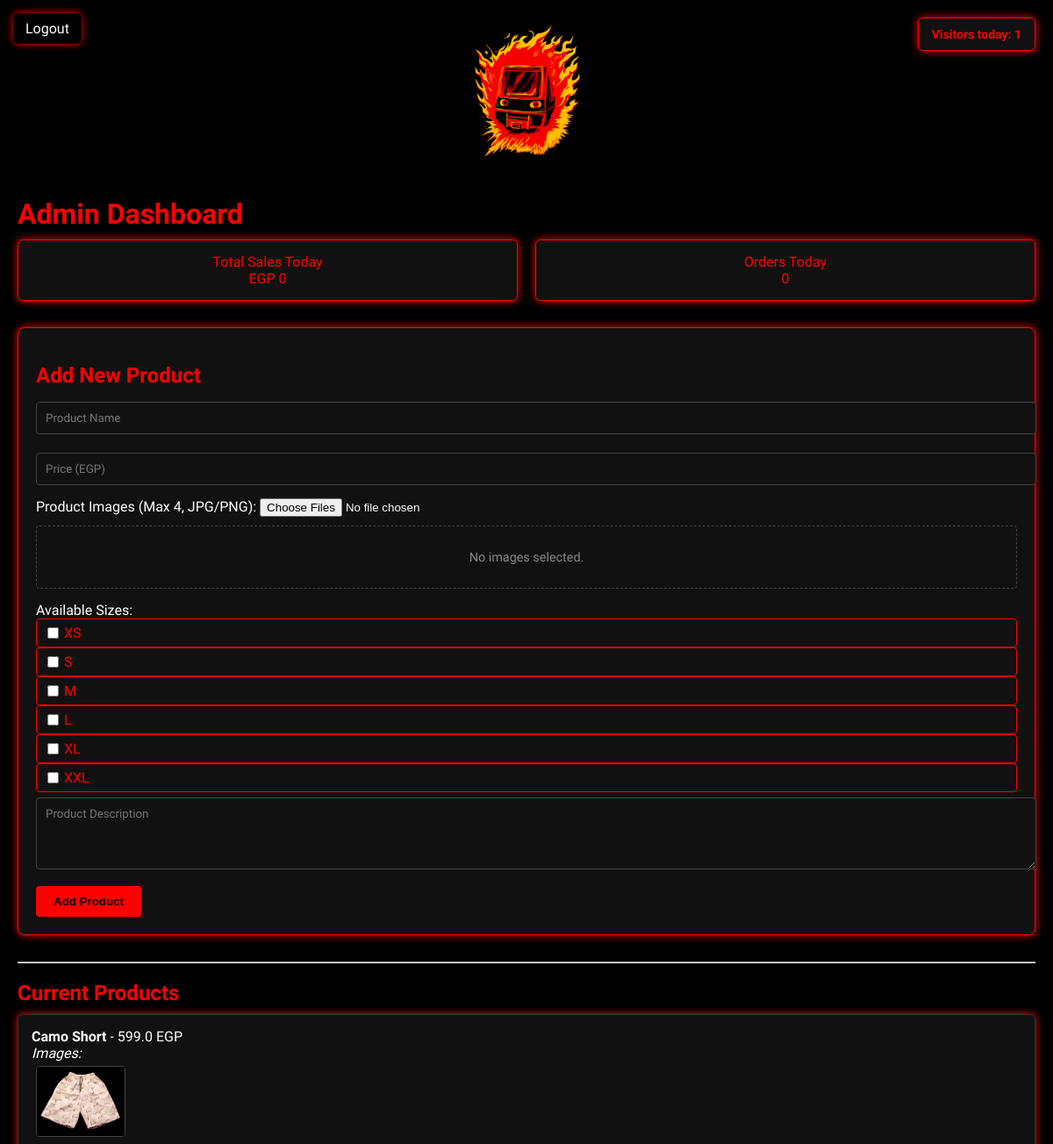
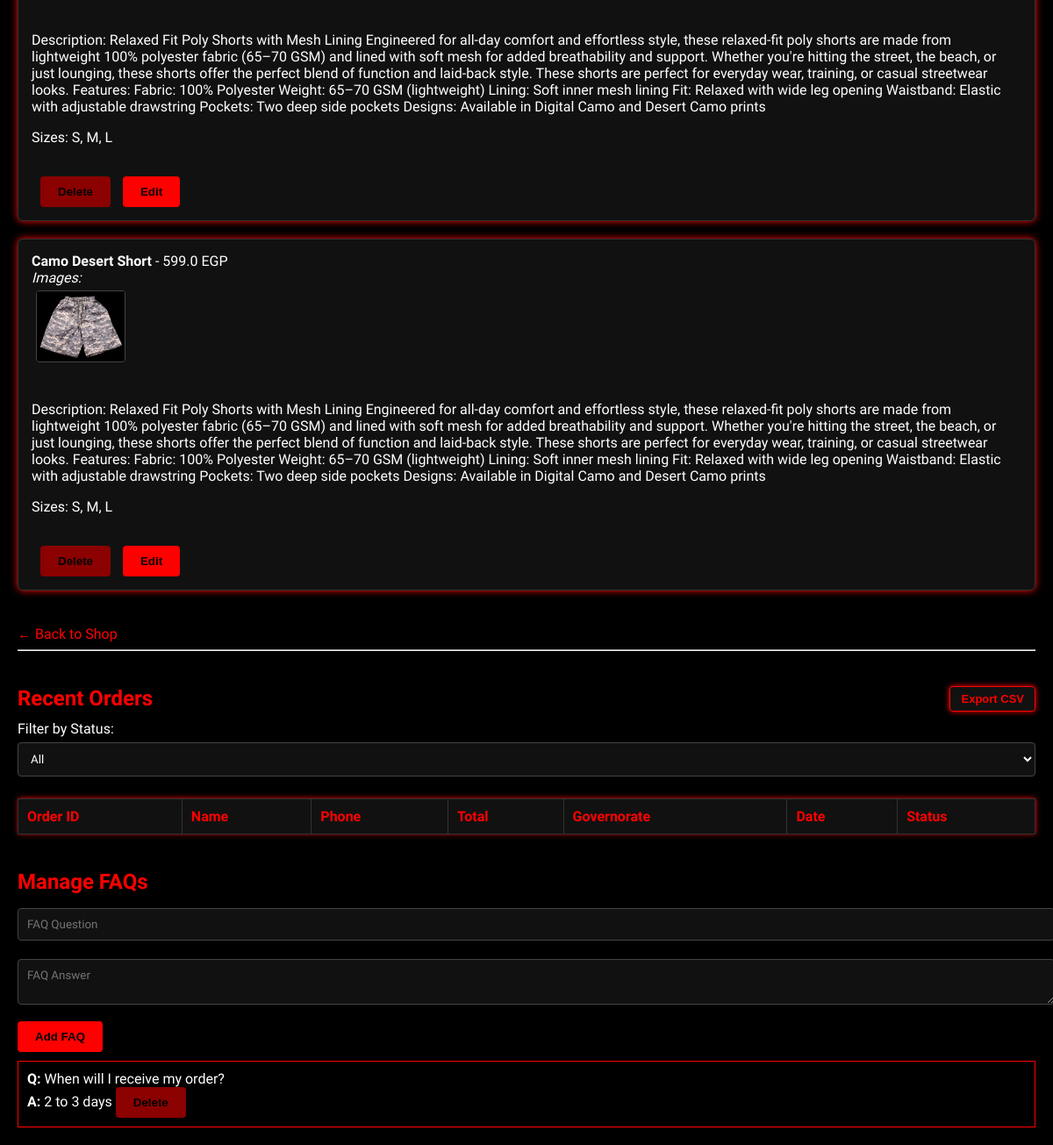
Before: /admin (signed in) with the older database file (2 pictures, top to bottom).
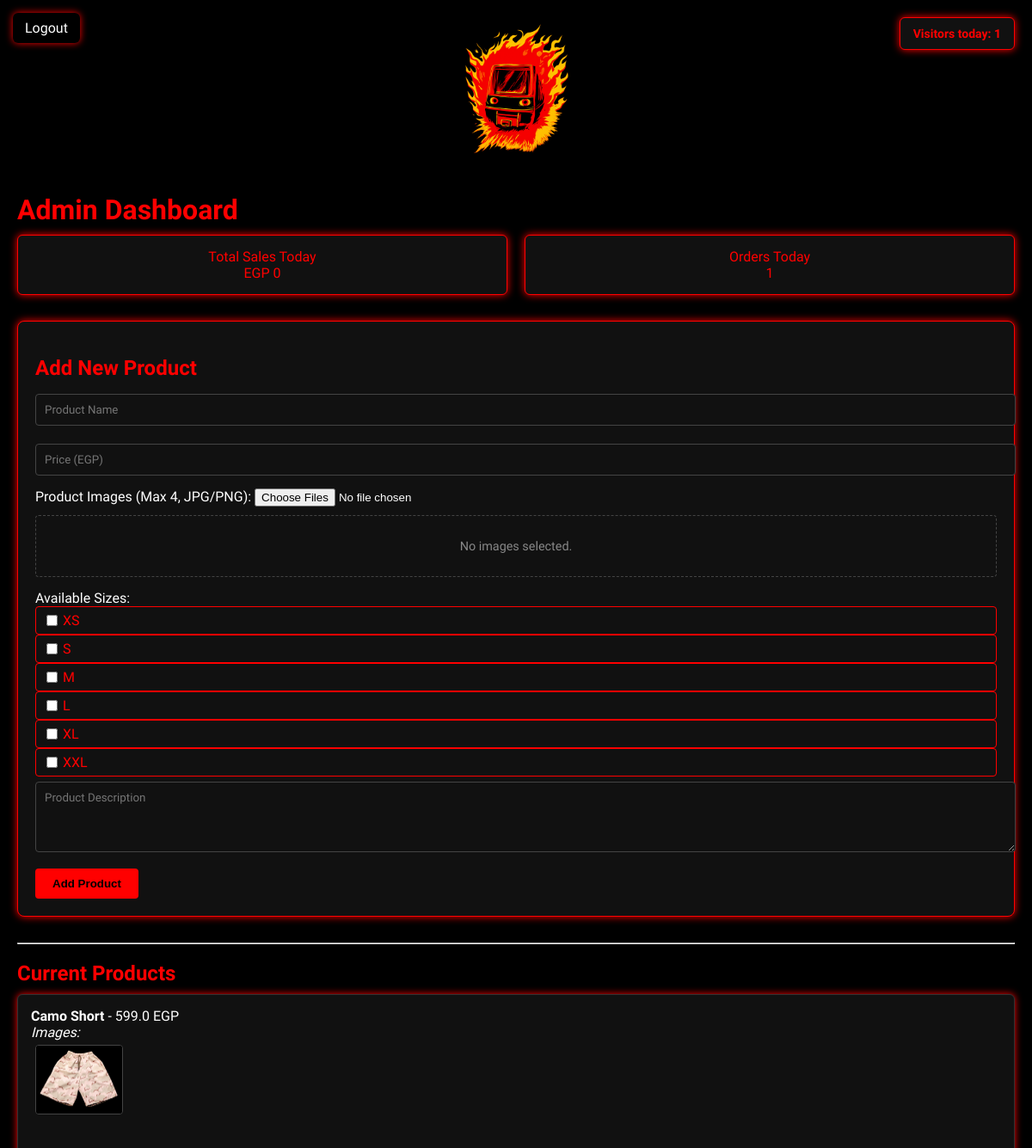
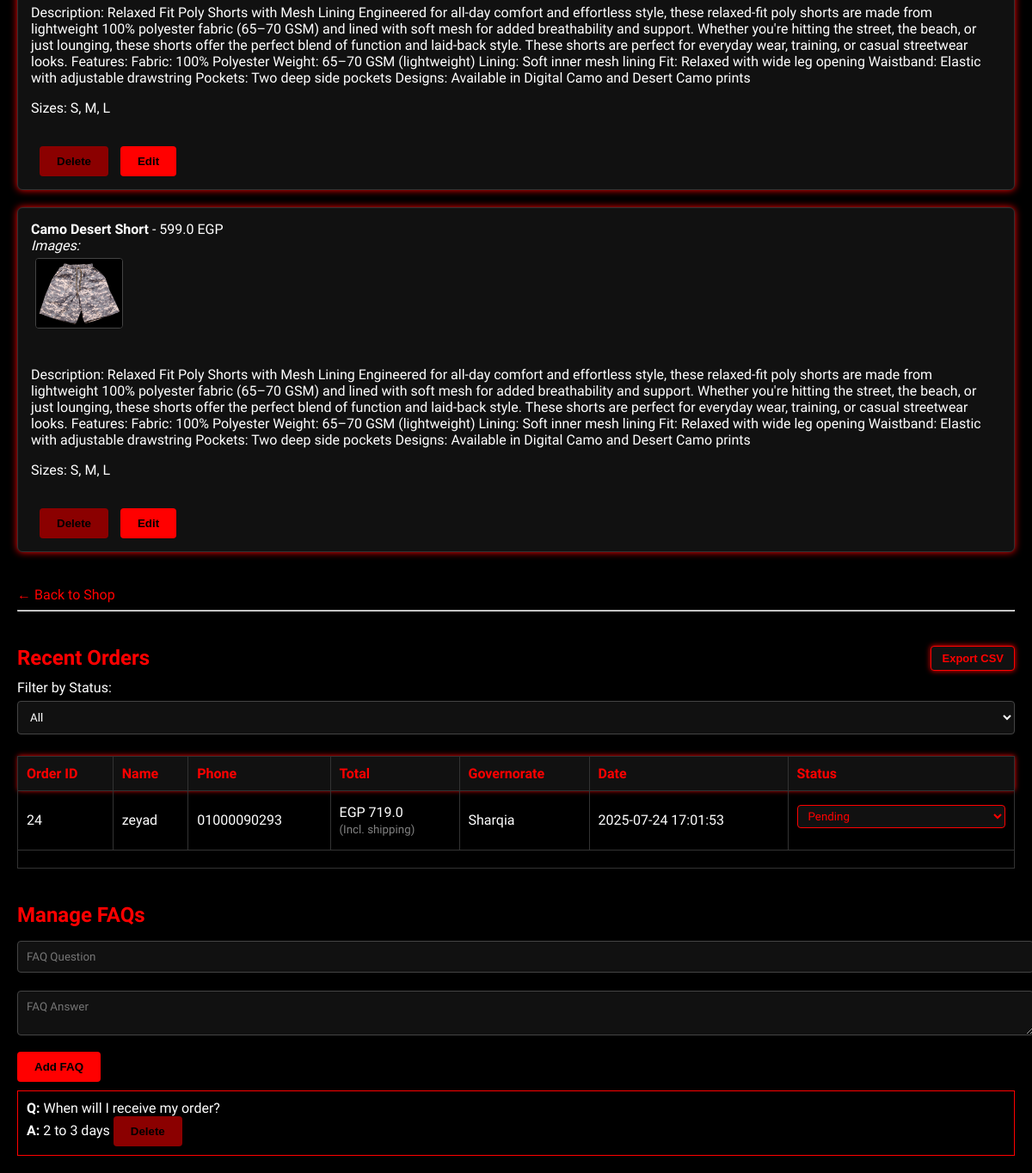
After: the same page with the newer database file (2 pictures, top to bottom).
### tables this page shows
CREATE TABLE products (
                id INTEGER PRIMARY KEY AUTOINCREMENT,
                name TEXT NOT NULL,
                price REAL NOT NULL,
                image TEXT, -- CHANGED: Removed NOT NULL constraint
                sizes TEXT,
                description TEXT
            );

CREATE TABLE faqs (
            id INTEGER PRIMARY KEY AUTOINCREMENT,
            question TEXT NOT NULL,
            answer TEXT NOT NULL
        );

CREATE TABLE orders (
            id INTEGER PRIMARY KEY AUTOINCREMENT,
            name TEXT NOT NULL,
            phone TEXT NOT NULL,
            address TEXT NOT NULL,
            building TEXT NOT NULL,
            floor TEXT NOT NULL,
            apartment TEXT NOT NULL,
            governorate TEXT NOT NULL,
            email TEXT,
            payment TEXT NOT NULL, -- e.g., 'Cash on Delivery', 'card', 'mobile_wallet'
            shipping REAL NOT NULL,
            total_price REAL NOT NULL,
            created_at TEXT NOT NULL,
            status TEXT NOT NULL, -- e.g., 'Pending Cash Delivery', 'Pending Paymob', 'Paid', 'Failed', etc.
            paymob_transaction_id TEXT, -- To store Paymob's transaction ID
            paymob_order_id TEXT -- To store Paymob's order ID (Paymob's internal order ID)
        );

### app.py (the view, shortened to what this page needs)
@app.route('/admin', methods=['GET', 'POST'])
def admin():
    if not session.get('admin'):
        return redirect(url_for('admin_login'))
    conn = sqlite3.connect('store.db')
    c = conn.cursor()
    status_filter = request.args.get('status')
    today = datetime.now().strftime('%Y-%m-%d')
    c.execute('SELECT COUNT(*) FROM orders WHERE DATE(created_at) = ?', (today,))
    orders_today = c.fetchone()[0] or 0
    c.execute('SELECT SUM(total_price) FROM orders WHERE DATE(created_at) = ? AND status = "Delivered"', (today,))
    sales_today = c.fetchone()[0] or 0
    c.execute('SELECT id, name, price, image, sizes, description FROM products')
    rows = c.fetchall()
    products = [{
        'id': row[0],
        'name': row[1],
        'price': row[2],
        'image': row[3],
        'sizes': row[4].split(',') if row[4] else [],
        'description': row[5],
    } for row in rows]
    for product in products:
        if product['image']:
            product['images'] = [path.strip() for path in product['image'].split(',') if path.strip()]
        else:
            product['images'] = []
    query = '''SELECT id, name, phone, governorate, total_price, created_at,
                      COALESCE(status, 'Unknown') as status,
                      payment, paymob_transaction_id
               FROM orders'''
    if status_filter:
        query += ' WHERE COALESCE(status, "Unknown") = ?'
    query += ''' ORDER BY
                      CASE COALESCE(status, 'Unknown')
                          WHEN 'Pending Paymob' THEN 0
                          WHEN 'Pending Cash Delivery' THEN 1
                          WHEN 'Paid' THEN 2
                          WHEN 'Shipped' THEN 3
                          WHEN 'Delivered' THEN 4
                          WHEN 'Failed' THEN 5
                          WHEN 'Unknown' THEN 6
                          ELSE 7
                      END,
                      created_at DESC
                '''
    if status_filter:
        c.execute(query, (status_filter,))
    else:
        c.execute(query)
    order_rows = c.fetchall()
    print(f"🛒 Orders fetched from DB: {len(order_rows)}")
    for row in order_rows:
     print(row)
    orders = []
    for order in order_rows:
     order_id = order[0]
     try:
         c.execute('''
             SELECT products.name, order_items.quantity, order_items.price, order_items.size
             FROM order_items
             JOIN products ON order_items.product_id = products.id
             WHERE order_id = ?
         ''', (order_id,))
         items = [{"name": i[0], "quantity": i[1], "price": i[2], "size": i[3]} for i in c.fetchall()]
         orders.append({
             'id': order_id,
             'name': order[1],
             'phone': order[2],
             'governorate': order[3],
             'total_price': order[4],
             'created_at': order[5],
             'status': order[6],
             'payment_method': order[7],
             'paymob_transaction_id': order[8],
             'items': items,
         })
     except Exception as e:
       print(f"Error processing order {order_id}: {e}")
    c.execute('SELECT COUNT(*) FROM visitors WHERE date = ?', (today,))
    visitor_count = c.fetchone()[0]
    c.execute('SELECT id, question, answer FROM faqs ORDER BY id DESC')
    faqs = [{'id': row[0], 'question': row[1], 'answer': row[2]} for row in c.fetchall()]
    conn.close()
    return render_template('admin.html',
                           products=products,
                           orders=orders,
                           visitor_count=visitor_count,
                           orders_today=orders_today,
                           sales_today=sales_today,
                           faqs=faqs)

### app.py (called while the page is built)
@app.before_request
def require_login():
    if request.endpoint == 'admin' and not session.get('admin'):
        return redirect(url_for('admin_login'))

### templates/admin.html (shortened to what this page needs)
<!DOCTYPE html>
<html>
<head>
</head>
<body>
    <div style="text-align: center; margin-bottom: 20px;">
        <img src="{{ url_for('static', filename='logo-center.png') }}" alt="Metro Nary Logo" style="max-width: 180px;">
    </div>
    <div class="visitor-counter">
        Visitors today: {{ visitor_count }}
    </div>
    <div class="logout-button">
        <a href="{{ url_for('admin_logout') }}">Logout</a>
    </div>
    <h1>Admin Dashboard</h1>
    <div style="display: flex; gap: 20px; margin-bottom: 30px;">
        <div class="stat-card">
            <div class="label">Total Sales Today</div>
            <div class="value">EGP {{ sales_today }}</div>
        </div>
        <div class="stat-card">
            <div class="label">Orders Today</div>
            <div class="value">{{ orders_today }}</div>
        </div>
    </div>
    <div class="new-product-form-container">
        <h2>Add New Product</h2>
        <form method="POST" enctype="multipart/form-data">
            <input type="text" name="name" placeholder="Product Name" required>
            <input type="number" name="price" placeholder="Price (EGP)" required min="0">
            <label for="productImages">Product Images (Max 4, JPG/PNG):</label>
            <input type="file" id="productImages" name="product_images" accept="image/jpeg,image/png" multiple>
            <div id="imagePreviewContainer">No images selected.</div>
            <label>Available Sizes:</label>
            <div class="sizes-checkbox-group">
                {% for size in ['XS', 'S', 'M', 'L', 'XL', 'XXL'] %}
                <label
                    style="display: flex; align-items: center; gap: 6px; background-color: #111; padding: 6px 12px; border: 1px solid red; border-radius: 4px;">
                    <input type="checkbox" name="sizes" value="{{ size }}">
                    <span style="color: red;">{{ size }}</span>
                </label>
                {% endfor %}
            </div>
            <textarea name="description" placeholder="Product Description" rows="4" required></textarea><br>
            <button type="submit">Add Product</button>
        </form>
    </div>
    <hr>
    <h2>Current Products</h2>
    {% for product in products %}
    <div class="product">
        <strong>{{ product.name }}</strong> - {{ product.price }} EGP<br>
        <em>Images:</em>
        <div class="product-images-preview">
            {% if product.images %}
            {% for img_path in product.images %}
            <img src="{{ url_for('static', filename=img_path) }}" alt="Product Image">
            {% endfor %}
            {% else %}
            No images available.
            {% endif %}
        </div>
        <br>
        <p>Description: {{ product.description }}</p>
        <p>Sizes: {{ product.sizes | join(', ') }}</p>
        <br>
        <form method="POST" action="{{ url_for('delete_product', product_id=product.id) }}" class="inline">
            <button style="background-color: darkred;">Delete</button>
        </form>
        <form method="GET" action="{{ url_for('edit_product', product_id=product.id) }}" class="inline">
            <button>Edit</button>
        </form>
    </div>
    {% endfor %}
    <a href="/" class="back-link">&larr; Back to Shop</a>
    <hr>
    <div
        style="display: flex; justify-content: space-between; align-items: center; margin-top: 40px; margin-bottom: 10px;">
        <h2 style="margin: 0;">Recent Orders</h2>
        <form method="get" action="{{ url_for('export_orders_csv') }}">
            <button
                style="background-color: #111; color: red; border: 1px solid red; padding: 6px 12px; font-size: 13px; border-radius: 4px; cursor: pointer; box-shadow: 0 0 6px red;">
                Export CSV
            </button>
        </form>
    </div>
    <form method="GET" action="{{ url_for('admin') }}" style="margin-bottom: 10px;">
        <label for="status">Filter by Status:</label>
        <select name="status" onchange="this.form.submit()">
            <option value="">All</option>
        </select>
    </form>
    <table>
        <thead>
            <tr>
                <th>Order ID</th>
                <th>Name</th>
                <th>Phone</th>
                <th>Total</th>
                <th>Governorate</th>
                <th>Date</th>
                <th>Status</th>
            </tr>
        </thead>
        <tbody>
            {% for order in orders %}
            <tr class="order-row" onclick="toggleDetails('{{ order.id }}')">
                <td>{{ order.id }}</td>
                <td>{{ order.name }}</td>
                <td>{{ order.phone }}</td>
                <td>EGP {{ order.total_price }} <br><small style="color:gray;">(Incl. shipping)</small></td>
                <td>{{ order.governorate }}</td>
                <td>{{ order.created_at }}</td>
                <td>
                    <form method="POST" action="{{ url_for('update_order_status', order_id=order.id) }}">
                        <select name="status" onchange="this.form.submit()"
                            style="background:#111; color: red; border: 1px solid red; padding: 4px 8px; border-radius: 4px;">
                            {% for s in ['Pending', 'Shipped', 'Delivered', 'Pending Paymob', 'Pending Cash Delivery',
                            'Paid', 'Failed'] %}
                            <option value="{{ s }}" {% if order.status==s %}selected{% endif %}>{{ s }}</option>
                            {% endfor %}
                        </select>
                    </form>
                </td>
            </tr>
            <tr>
                <td colspan="7">
                </td>
            </tr>
            {% endfor %}
        </tbody>
    </table>
    <h2>Manage FAQs</h2>
    <form method="POST" action="{{ url_for('add_faq') }}">
        <input type="text" name="question" placeholder="FAQ Question" required>
        <textarea name="answer" placeholder="FAQ Answer" required></textarea>
        <button type="submit">Add FAQ</button>
    </form>
    {% for faq in faqs %}
    <div class="faq-item" style="border: 1px solid red; padding: 10px; margin-top: 10px;">
        <strong>Q:</strong> {{ faq.question }}<br>
        <strong>A:</strong> {{ faq.answer }}
        <form method="POST" action="{{ url_for('delete_faq', faq_id=faq.id) }}" style="display:inline;">
            <button type="submit" style="background-color: darkred;">Delete</button>
        </form>
    </div>
    {% endfor %}
</body>
</html>

### templates/admin.html (style rules this page uses)
body { background: black; color: white; font-family: 'Rajdhani', sans-serif; padding: 20px; margin: 0; }
h1, h2 { color: red; margin-bottom: 10px; }
input:not([type="checkbox"]):not([type="radio"]):not([type="file"]), textarea, select { width: 100%; padding: 10px; margin: 6px 0 15px; background: #111; color: white; border: 1px solid #444; border-radius: 4px; font-family: 'Rajdhani', sans-serif; }
button { background: red; color: black; font-weight: bold; padding: 10px 20px; border: none; border-radius: 4px; cursor: pointer; transition: background 0.3s; }
.product { border: 1px solid #333; padding: 15px; margin-bottom: 20px; background: #111; border-radius: 6px; box-shadow: 0 0 8px red; }
.product-images-preview img { max-width: 100px; height: auto; margin: 5px; border-radius: 4px; border: 1px solid #444; }
form.inline { display: inline-block; margin-left: 10px; }
.stat-card { flex: 1; background: #111; color: red; border: 1px solid red; box-shadow: 0 0 10px red; padding: 15px; border-radius: 6px; text-align: center; }
.visitor-counter { position: absolute; top: 20px; right: 20px; background-color: #111; color: red; border: 1px solid red; box-shadow: 0 0 10px red; padding: 10px 15px; font-family: 'Rajdhani', sans-serif; font-weight: bold; font-size: 14px; border-radius: 6px; }
table { width: 100%; border-collapse: collapse; margin-bottom: 40px; }
th, td { padding: 10px; border: 1px solid #333; text-align: left; }
thead { background-color: #111; color: red; box-shadow: 0 0 6px red; }
.logout-button { position: absolute; top: 15px; left: 15px; z-index: 1000; }
.logout-button a { display: inline-block; background-color: black; color: white; padding: 8px 14px; text-decoration: none; border-radius: 6px; box-shadow: 0 0 8px red; transition: background-color 0.3s, box-shadow 0.3s; font-family: 'Rajdhani', sans-serif; font-weight: 400; }
a.back-link { color: red; text-decoration: none; display: inline-block; margin-top: 20px; }
.new-product-form-container { border: 1px solid red; padding: 20px; margin-bottom: 30px; border-radius: 8px; box-shadow: 0 0 10px red; background-color: #111; }
.sizes-checkbox-group label { display: flex; align-items: center; gap: 6px; background-color: #111; padding: 6px 12px; border: 1px solid red; border-radius: 4px; }
.sizes-checkbox-group input[type="checkbox"] { width: auto; margin: 0; accent-color: red; }
#imagePreviewContainer { display: flex; flex-wrap: wrap; gap: 10px; margin-top: 10px; margin-bottom: 15px; border: 1px dashed #444; padding: 10px; border-radius: 4px; min-height: 50px; align-items: center; justify-content: center; color: #888; font-size: 0.9em; }

Changed rows visible on the page:
added orders: id "24", name "zeyad", phone "01000090293", total_price "719.0", governorate "Sharqia", created_at "2025-07-24 17:01:53"
Other visible differences:
{{ orders_today }}: "0" → "1"
